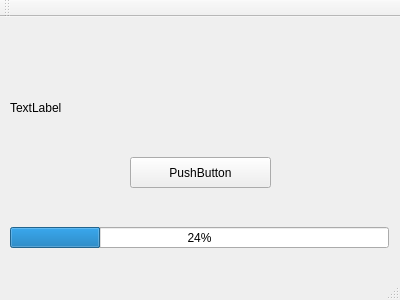
<?xml version="1.0" encoding="UTF-8"?>
<ui version="4.0">
 <class>MainWindow</class>
 <widget class="QMainWindow" name="MainWindow">
  <property name="geometry">
   <rect>
    <x>0</x>
    <y>0</y>
    <width>400</width>
    <height>300</height>
   </rect>
  </property>
  <property name="windowTitle">
   <string>VersionTool</string>
  </property>
  <widget class="QWidget" name="centralWidget">
   <widget class="QPushButton" name="pushButton">
    <property name="geometry">
     <rect>
      <x>130</x>
      <y>140</y>
      <width>141</width>
      <height>31</height>
     </rect>
    </property>
    <property name="text">
     <string>PushButton</string>
    </property>
   </widget>
   <widget class="QLabel" name="label">
    <property name="geometry">
     <rect>
      <x>10</x>
      <y>70</y>
      <width>381</width>
      <height>41</height>
     </rect>
    </property>
    <property name="text">
     <string>TextLabel</string>
    </property>
   </widget>
   <widget class="QProgressBar" name="progressBar">
    <property name="geometry">
     <rect>
      <x>10</x>
      <y>210</y>
      <width>379</width>
      <height>21</height>
     </rect>
    </property>
    <property name="styleSheet">
     <string notr="true"/>
    </property>
    <property name="value">
     <number>24</number>
    </property>
   </widget>
  </widget>
  <widget class="QMenuBar" name="menuBar">
   <property name="geometry">
    <rect>
     <x>0</x>
     <y>0</y>
     <width>400</width>
     <height>21</height>
    </rect>
   </property>
  </widget>
  <widget class="QToolBar" name="mainToolBar">
   <attribute name="toolBarArea">
    <enum>TopToolBarArea</enum>
   </attribute>
   <attribute name="toolBarBreak">
    <bool>false</bool>
   </attribute>
  </widget>
  <widget class="QStatusBar" name="statusBar"/>
 </widget>
 <layoutdefault spacing="6" margin="11"/>
 <resources/>
 <connections/>
</ui>
